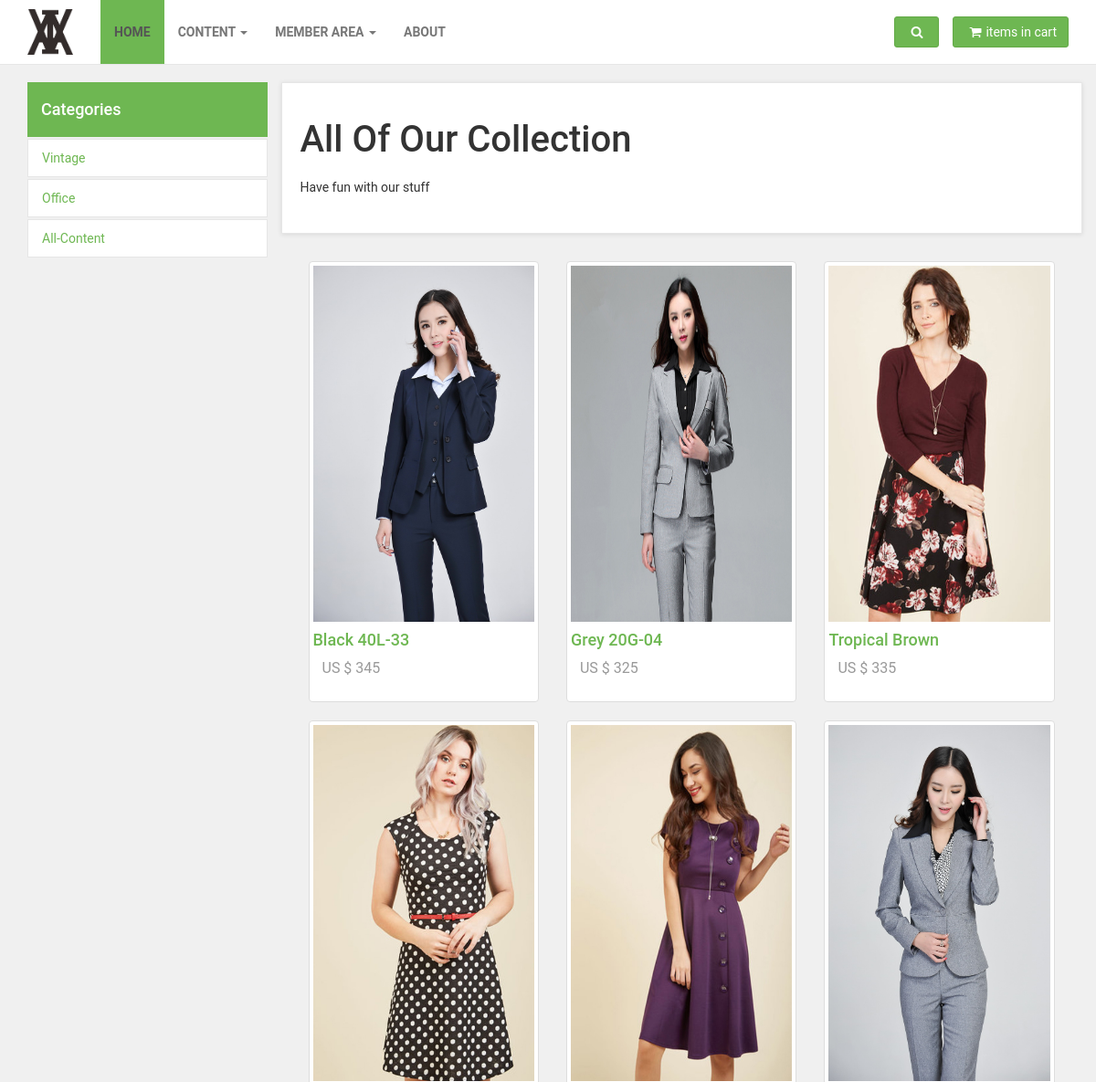
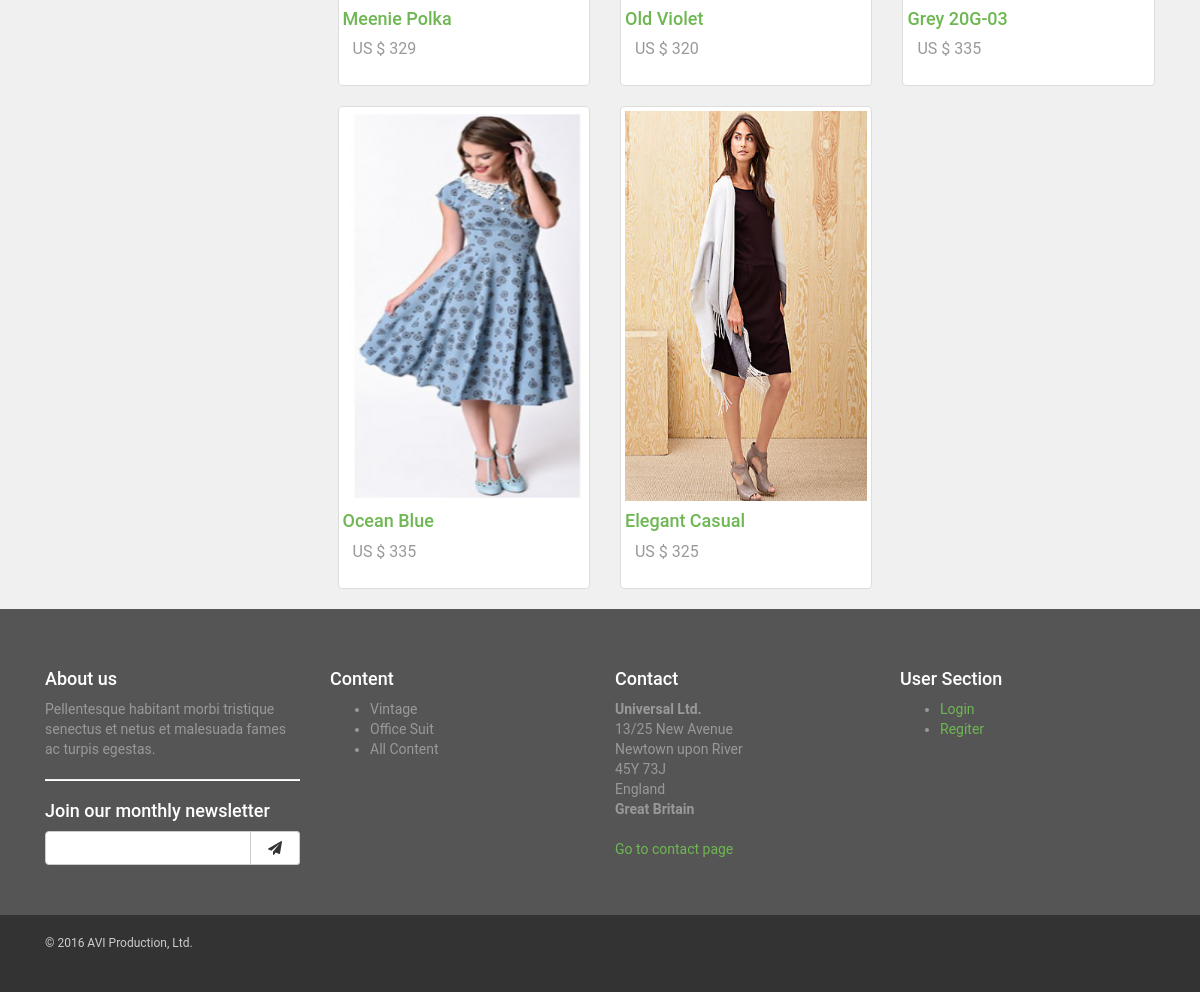
The app's page /PROJECT_AKHIR/all.php with its own data (2 pictures, top to bottom).
### tables this page shows
CREATE TABLE IF NOT EXISTS `tb_content` (
  `p_id` int(11) NOT NULL AUTO_INCREMENT,
  `p_name` text NOT NULL,
  `p_price` varchar(30) NOT NULL,
  `p_img` text NOT NULL,
  `p_info` longtext NOT NULL,
  `p_label` varchar(20) NOT NULL,
  PRIMARY KEY (`p_id`)
);

### PROJECT_AKHIR/all.php (the view, shortened to what this page needs)
<!DOCTYPE html>
<html lang="en">
<head>
    <link href="css/bootstrap.min.css" rel="stylesheet">
    <link href="css/tambahan.css" rel="stylesheet">
    <link href="css/coba.css" rel="stylesheet">
    <link rel="stylesheet" href="font-awesome/css/font-awesome.min.css">
</head>
<body>
  <div class="container-fluid">
    <div class="row">
  <div class="navbar navbar-default yamm" role="navigation" id="navbar">
    <div class="container">
        <div class="navbar-header">
            <a class="navbar-brand home" href="index.php" data-animate-hover="bounce">
                <img src="img/logo.png" alt="Obaju logo" class="hidden-xs logo-normal">
            </a>
        </div>
        <div class="navbar-collapse collapse" id="navigation">
          <ul class="nav navbar-nav navbar-left">
              <li class="active"><a href="index.php">Home</a>
              </li>
              <li class="dropdown ">
                  <a href="" id="d1" class="dropdown-toggle" data-toggle="dropdown" data-hover="dropdown" aria-hashpopup="true" aria-expanded="true">Content <b class="caret"></b></a>
              </li>
              <li class="dropdown">
                  <a href="" id="d2" class="dropdown-toggle" data-toggle="dropdown" data-hover="dropdown" data-delay="200"  aria-hashpopup="true" aria-expanded="true">Member Area <b class="caret"></b></a>
              </li>
              <li class="">
                  <a href="about.php" >About</a>
              </li>
          </ul>
        </div>
        <div class="navbar-buttons">
            <div class="navbar-collapse collapse right" id="basket-overview">
                <a href="basket.html" class="btn btn-primary navbar-btn"><i class="fa fa-shopping-cart"></i><span class="hidden-sm">items in cart</span></a>
            </div>
            <div class="navbar-collapse collapse right" id="search-not-mobile">
                <button type="button" class="btn navbar-btn btn-primary" data-toggle="collapse" data-target="#search">
                    <i class="fa fa-search"></i>
                </button>
            </div>
        </div>
    </div>
</div>
  </div>
</div>
<br>
        <section id="category" class="bg-light-gray jarak">
            <div class="container-fluid">
          <div class="container-fluid">
            <div class="row">
              <div class="col-md-3">
                <div class="nav nav-pills nav-stacked ">
                  <li class="active"><a href=""><h4>Categories</h4></a></li>
                  <li class="box2"><a href="vintage.php">Vintage</a></li>
                  <li class="box2"><a href="office.php">Office</a></li>
                  <li class="box2"><a href="all.php">All-Content</a></li>
                </div>
              </div>
        <div class="col-md-9">
            <div class="row">
              <div class="col-md-12 box title">
                  <h1>All Of Our Collection</h1>
                  <span>Have fun with our stuff</span>
                  <br>
                  <br>
              </div>
            </div>
              <div class="row">
                <div class="col-md-12 ">
                  <?php
                    include_once("connect.php");
                    $i = 1;
                    $query = mysqli_query($connect, "SELECT * FROM tb_content");
                    if ($jumlah == 0) { ?>
                      <?php }
                		while($data = mysqli_fetch_assoc($query)) {
                       ?>
                  <div class="col-md-4 col-sm-4">
                        <a href="#" class="thumbnail " data-toggle="modal" data-target="#mymodal<?php echo $i;?>">
                          <img src="img/posting/<?php echo $data['p_img']; ?>" class="img-responsive content-home" alt="">
                              <h4 class="text-primary"><?php echo $data['p_name']; ?></h4>
                              <p class="text-muted"><?php echo $data['p_price']; ?></p>
                        </a>
                  </div>
                  <?php $i++; } ?>
                              </div>
            </div>
          </div>
        </div>
      </div>
            </div>
        </section>
        <footer id="footer">
                    <div class="container">
                        <div class="col-md-3 col-sm-6">
                            <h4 class="uye">About us</h4>
                            <p>Pellentesque habitant morbi tristique senectus et netus et malesuada fames ac turpis egestas.</p>
                            <hr>
                            <h4 class="uye">Join our monthly newsletter</h4>
                            <form>
                                <div class="input-group">
                                    <input type="text" class="form-control">
                                    <span class="input-group-btn">
                                <button class="btn btn-default" type="button"><i class="fa fa-send"></i></button>
                            </span>
                                </div>
                            </form>
                        </div>
                        <div class="col-md-3 col-sm-6">
                            <h4 class="uye">Content</h4>
                            <ul>
                              <li>Vintage</li>
                              <li>Office Suit</li>
                              <li>All Content</li>
                            </ul>
                        </div>
                        <div class="col-md-3 col-sm-6">
                            <h4 class="uye">Contact</h4>
                            <p><strong>Universal Ltd.</strong>
                                <br>13/25 New Avenue
                                <br>Newtown upon River
                                <br>45Y 73J
                                <br>England
                                <br>
                                <strong>Great Britain</strong>
                            </p>
                              <a href="contact.html">Go to contact page</a>
                        </div>
                        <div class="col-md-3 col-sm-6">
                            <h4 class="uye">User Section</h4>
                            <ul>
                                <li><a href="#" data-toggle="modal" data-target="#login-modal">Login</a>
                                </li>
                                <li><a href="register.html">Regiter</a>
                                </li>
                            </ul>
                        </div>
                    </div>
                </footer>
                <div id="copyright">
                          <div class="container">
                              <div class="col-md-6">
                                  <p class="pull-left">© 2016 AVI Production, Ltd.</p>
                              </div>
                          </div>
                      </div>
</body>
</html>

### PROJECT_AKHIR/css/tambahan.css (style rules this page uses)
.box { background: #fff; margin: 0 0 30px; border: solid 1px #e6e6e6; -webkit-box-sizing: border-box; -moz-box-sizing: border-box; box-sizing: border-box; padding: 20px; -webkit-box-shadow: 0 1px 5px rgba(0, 0, 0, 0.1); box-shadow: 0 1px 5px rgba(0, 0, 0, 0.1); }
.content-home { width: 100%; height: 390px; }
.text-muted { color: #999999; font-size: 16px; padding-left: 10px; padding-right: 10px; }
.box2 { background: #fff; border: solid 1px #e6e6e6; }
hr { height: 1px; background-color: white; }
.logo-normal { width: 50px; height: 50px; }
.navbar { margin-bottom: -20px; }
#footer { background: #555555; padding: 50px 0; color: #999999; }
#copyright { background: #333; color: #ccc; padding: 20px 0; font-size: 12px; }
.uye { color: white; }

### PROJECT_AKHIR/css/coba.css (style rules this page uses)
a, button { -webkit-transition: all 0.2s ease-out; -moz-transition: all 0.2s ease-out; transition: all 0.2s ease-out; }
a i.fa, button i.fa { margin: 0 5px; }
h1 { font-weight: 700; font-size: 40px; }
.navbar ul.nav > li > a { text-transform: uppercase; font-weight: bold; }
.navbar #basket-overview { padding: 0; }
.yamm .nav, .yamm .collapse, .yamm .dropup, .yamm .dropdown { position: static; }
.yamm .container { position: relative; }
.nav { margin-bottom: 0; padding-left: 0; list-style: none; }
.nav > li > a { padding: 10px 15px; }
.nav-pills > li > a { border-radius: 0; }
.nav-pills > li.active > a, .nav-pills > li.active > a:hover, .nav-pills > li.active > a:focus { color: #ffffff; background-color: #6eb752; }
.navbar { font-family: "Roboto", Helvetica, Arial, sans-serif; min-height: 70px; border: none; border-bottom: 1px solid transparent; }
@media (min-width: 768px) { .navbar { border-radius: 0; } }
.navbar-collapse { max-height: 340px; overflow-x: visible; padding-right: 15px; padding-left: 15px; }
@media (min-width: 768px) { .navbar-collapse { float: left; width: auto; border-top: 0; box-shadow: none; } }
@media (min-width: 768px) { .navbar-collapse.collapse { display: block !important; height: auto !important; padding-bottom: 0; overflow: visible !important; } }
@media (min-width: 768px) { .navbar-collapse.right { float: right; } }
.container > .navbar-header, .container-fluid > .navbar-header, .container > .navbar-collapse, .container-fluid > .navbar-collapse { margin-right: -15px; margin-left: -15px; }
@media (min-width: 768px) { .container > .navbar-header, .container-fluid > .navbar-header, .container > .navbar-collapse, .container-fluid > .navbar-collapse { margin-right: 0; margin-left: 0; } }
.navbar-brand { float: left; padding: 10px 15px; font-size: 18px; line-height: 20px; height: 70px; }
@media (min-width: 768px) { .navbar > .container .navbar-brand, .navbar > .container-fluid .navbar-brand { margin-left: -15px; } }
.navbar-nav { margin: 12.5px -15px; }
.navbar-nav > li > a { padding-top: 10px; padding-bottom: 10px; line-height: 20px; }
@media (min-width: 768px) { .navbar-nav { float: left; margin: 0; } }
@media (min-width: 768px) { .navbar-nav > li { float: left; } }
@media (min-width: 768px) { .navbar-nav > li > a { padding-top: 25px; padding-bottom: 25px; } }
.navbar-btn { margin-top: 18px; margin-bottom: 18px; }
.navbar-default { background-color: #ffffff; border-bottom-color: #e6e6e6; }
.navbar-default .navbar-brand { color: #777777; }
.navbar-default .navbar-nav > li > a { color: #777777; }
.navbar-default .navbar-nav > .active > a, .navbar-default .navbar-nav > .active > a:hover, .navbar-default .navbar-nav > .active > a:focus { color: #555555; background-color: #6eb752; }
.navbar-default .navbar-collapse { border-color: #e6e6e6; }
body { font-family: "Roboto", Helvetica, Arial, sans-serif; font-size: 14px; line-height: 1.42857143; color: #333333; background-color: #f0f0f0; }
a { color: #6eb752; text-decoration: none; }
hr { margin-top: 20px; margin-bottom: 20px; border: 0; border-top: 1px solid #eeeeee; }
.btn { font-weight: normal; font-family: "Roboto", Helvetica, Arial, sans-serif; padding: 6px 12px; font-size: 14px; line-height: 1.42857143; border-radius: 3px; }
.btn-primary { color: #ffffff; background-color: #6eb752; border-color: #62a946; }
.form-control { -webkit-box-shadow: none; box-shadow: none; }
h1, h2, h3, h4, h5, h6, .h1, .h2, .h3, .h4, .h5, .h6 { font-family: inherit; font-weight: 500; line-height: 1.1; color: inherit; }
h1, .h1, h2, .h2, h3, .h3 { margin-top: 20px; margin-bottom: 20px; }
p, ul, ol { margin: 0 0 20px; }
.text-primary { color: #6eb752; }

### records on screen
tb_content: p_img (picture), p_name "Black 40L-33", p_price "US $ 345"
tb_content: p_img (picture), p_name "Grey 20G-04", p_price "US $ 325"
tb_content: p_img (picture), p_name "Tropical Brown", p_price "US $ 335"
tb_content: p_img (picture), p_name "Meenie Polka", p_price "US $ 329"
tb_content: p_img (picture), p_name "Old Violet", p_price "US $ 320"
tb_content: p_img (picture), p_name "Grey 20G-03", p_price "US $ 335"
tb_content: p_img (picture), p_name "Ocean Blue", p_price "US $ 335"
tb_content: p_img (picture), p_name "Elegant Casual", p_price "US $ 325"
